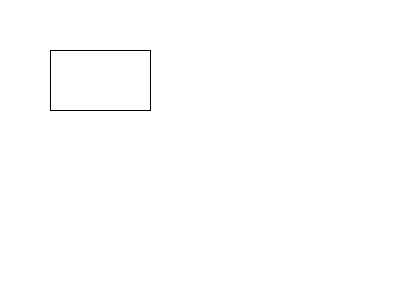
Frame 1 (no input)
Frame 60 (the mouse pressed at the canvas centre just before this capture): identical to frame 1, image omitted
Frame 120 (the mouse held since frame 60 and released just before this capture): identical to frame 1, image omitted

The Processing sketch that drew this single still picture (run headless with seeded random() and noise(); from frame 60 on, the mouse is pressed at the canvas centre):

// Processing sketch: Opdracht_12_1
// ── Opdracht_12_1.pde
class Rechthoek {
  float breedte;
  float hoogte;
  float x;
  float y;

  Rechthoek(float b, float h, float xPos, float yPos) {
    breedte = b;
    hoogte = h;
    x = xPos;
    y = yPos;
  }

  void teken() {
    rect(x, y, breedte, hoogte);
  }
}

Rechthoek r;

void setup() {
  size(400, 300);
  r = new Rechthoek(100, 60, 50, 50);
}

void draw() {
  background(255);
  r.teken();
}
